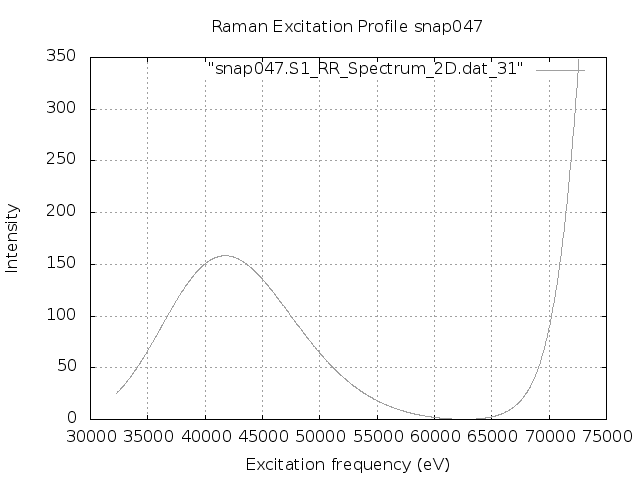

Reproduce this figure in gnuplot.
set terminal png
set output "snap047.S1.REP.png"
set xlabel 'Excitation frequency (eV)'
set ylabel 'Intensity'
set title "Raman Excitation Profile snap047"
set grid
set autoscale
plot "snap047.S1_RR_Spectrum_2D.dat_31" with lines lc "blue"
exit
